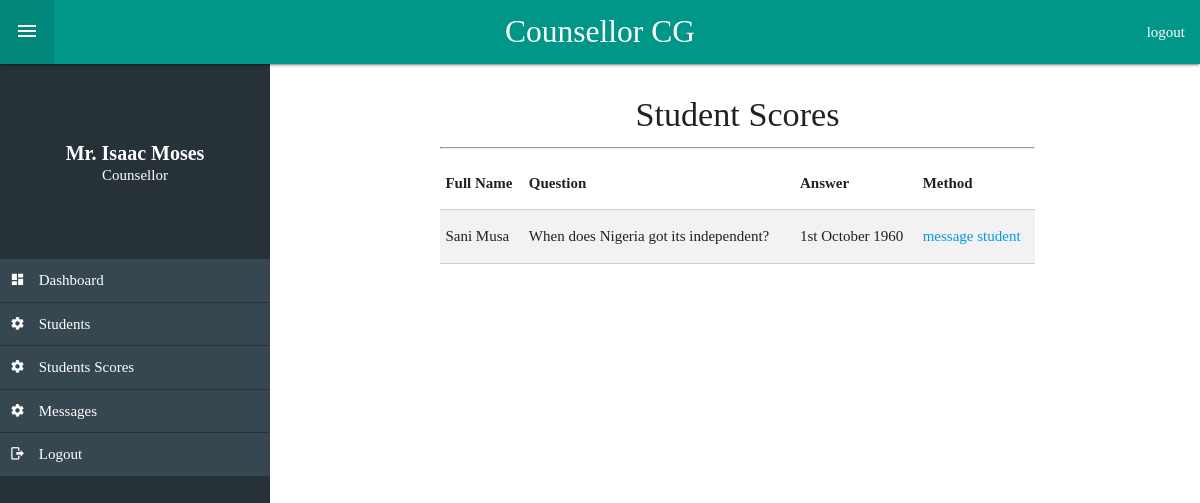
/counsellor/index.php?action=students_scores (signed in), run on the app's committed database.
### tables this page shows
CREATE TABLE `counselors` (
  `id` int(11) NOT NULL,
  `course_id` int(11) NOT NULL,
  `name` varchar(200) NOT NULL,
  `email` varchar(150) NOT NULL,
  `phone` varchar(20) NOT NULL,
  `password` varchar(255) NOT NULL
);

CREATE TABLE `scores` (
  `id` int(11) NOT NULL,
  `student_id` int(11) NOT NULL,
  `question` varchar(255) NOT NULL,
  `answer` varchar(200) NOT NULL
);

CREATE TABLE `students` (
  `id` int(10) NOT NULL,
  `fullname` varchar(255) NOT NULL,
  `email` varchar(200) NOT NULL,
  `phone` varchar(20) NOT NULL,
  `password` varchar(200) NOT NULL,
  `student_id` varchar(255) NOT NULL
);

### counsellor/index.php (the view, shortened to what this page needs)
<?php
require_once '../connection.php';
  $email = $_SESSION['counsellor'];
?>
<!DOCTYPE html>
<html lang="en">
<head>
	<link href="../css/materialize.css" type="text/css" rel="stylesheet" media="screen,projection"/>
  <link href="../css/admin.css" type="text/css" rel="stylesheet" media="screen,projection"/>
  <link href="../css/materialdesignicons.min.css" media="all" rel="stylesheet" type="text/css" />
</head>
<body>
	<div class="navbar-fixed">
		<nav role="navigation" class="teal ">
			<div class="nav-wrapper">
				<a href="index.php" class="brand-logo center">Counsellor CG</a>
        <ul id="left">
          <li><a class="toggle"><i class="mdi mdi-menu"></i></a></li>
        </ul>
				<ul class="right ">
					<li><a href="logout.php">logout</a></li>
				</ul>
			</div>
		</nav>
	</div>
  <div class="row">
    <aside class=" blue-grey darken-4 hide-on-small-only" id="sidebar">
      <div class="valign-wrapper sidebar-header">
        <div class="row">
          <div class="col s12">
            <?php
              $sql = "SELECT * FROM `counselors` WHERE `email`='$email'";
              $query = @mysqli_query($dbc, $sql);
              while ($row = mysqli_fetch_array($query)) {
                $fullname = $row['name'];
            ?>
            <div class="white-text center-align">
              <h3 class="h3"><?php echo $fullname; ?></h3>
              <p>Counsellor</p>
            </div>
            <?php } ?>
          </div>
        </div>
      </div>
      <ul class="sidebar-nav">
        <li><a href="index.php"><i class="mdi mdi-view-dashboard"></i> Dashboard</a></li>
        <li><a href="index.php?action=students"><i class="mdi mdi-settings"></i> Students</a></li>
        <li><a href="index.php?action=students_scores"><i class="mdi mdi-settings"></i> Students Scores</a></li>
        <li><a href="index.php?action=messages"><i class="mdi mdi-settings"></i> Messages</a></li>
        <li><a href="logout.php"><i class="mdi mdi-logout"></i> Logout</a></li>
      </ul>
    </aside>
    <main id="main" class="section">
      <?php
        if(isset($_GET['action']) && $_GET['action'] === "students"){
          require_once 'includes/students.php';
        }else if(isset($_GET['action']) && $_GET['action'] === "my_account"){
          require_once 'includes/my_account.php';
        }else if(isset($_GET['action']) && $_GET['action'] === "students_scores"){
          require_once 'includes/students_scores.php';
        }else if(isset($_GET['action']) && $_GET['action'] === "messages"){
          require_once 'includes/messages.php';
        }else if(isset($_GET['action']) && $_GET['action'] === "read_reply"){
          require_once 'includes/read_reply.php';
        }
      ?>
    </main>
  </div>
</body>
</html>

### counsellor/includes/students_scores.php
<section class="col s12 m8 offset-m2">
<h4 class="center-align">Student Scores</h4>
<hr>
<table class="bordered striped">
  <thead>
    <tr>
      <th data-field="jamb">Full Name</th>
      <th data-field="jamb">Question</th>
      <th data-field="jamb">Answer</th>
      <th data-field="jamb">Method</th>
    </tr>
  </thead>
  <tbody>
    <?php
      $sql = "SELECT a.id, a.student_id, b.fullname, a.question, a.answer FROM scores a JOIN students b ON a.student_id=b.id ORDER BY id DESC";
      $run_sql = @mysqli_query($dbc, $sql);
      while($row = mysqli_fetch_array($run_sql)){
    ?>
    <tr>
      <td><?php echo $row["fullname"];?></td>
      <td><?php echo $row["question"]; ?></td>
      <td><?php echo $row["answer"]; ?></td>
      <td><a href="index.php?action=read_reply&sender=<?php echo $id; ?>">message student</a></td>
    </tr>
    <?php }  ?>
  </tbody>
</table>
</section>

### css/admin.css (style rules this page uses)
body { padding-top: 0; font-family: ubuntu; }
#sidebar { display: block; height: 100vh; position: fixed; width: 270px; z-index: 100; overflow-y: scroll; }
#main { margin-left: 275px; min-height: 100vh; }
.toggle { font-size: 20px; }
.sidebar-header { margin-top: 40px; height: 140px; padding: 15px; }
.sidebar-header h3.h3 { margin: 0; font-size: 20px; font-weight: bold }
.sidebar-header p { margin: 0; }
.sidebar-nav { padding-bottom: 55px; }
.sidebar-nav > li > a >i { margin-right: 10px; color: #ffffff; }
.sidebar-nav li a { margin-bottom: 1px; padding: 10px; display: block; background-color: #37474f; color: #fff; }

### data on the page
counselors: name "Mr. Isaac Moses"
scores: student.fullname "Sani Musa", question "When does Nigeria got its independent?", answer "1st October 1960"
